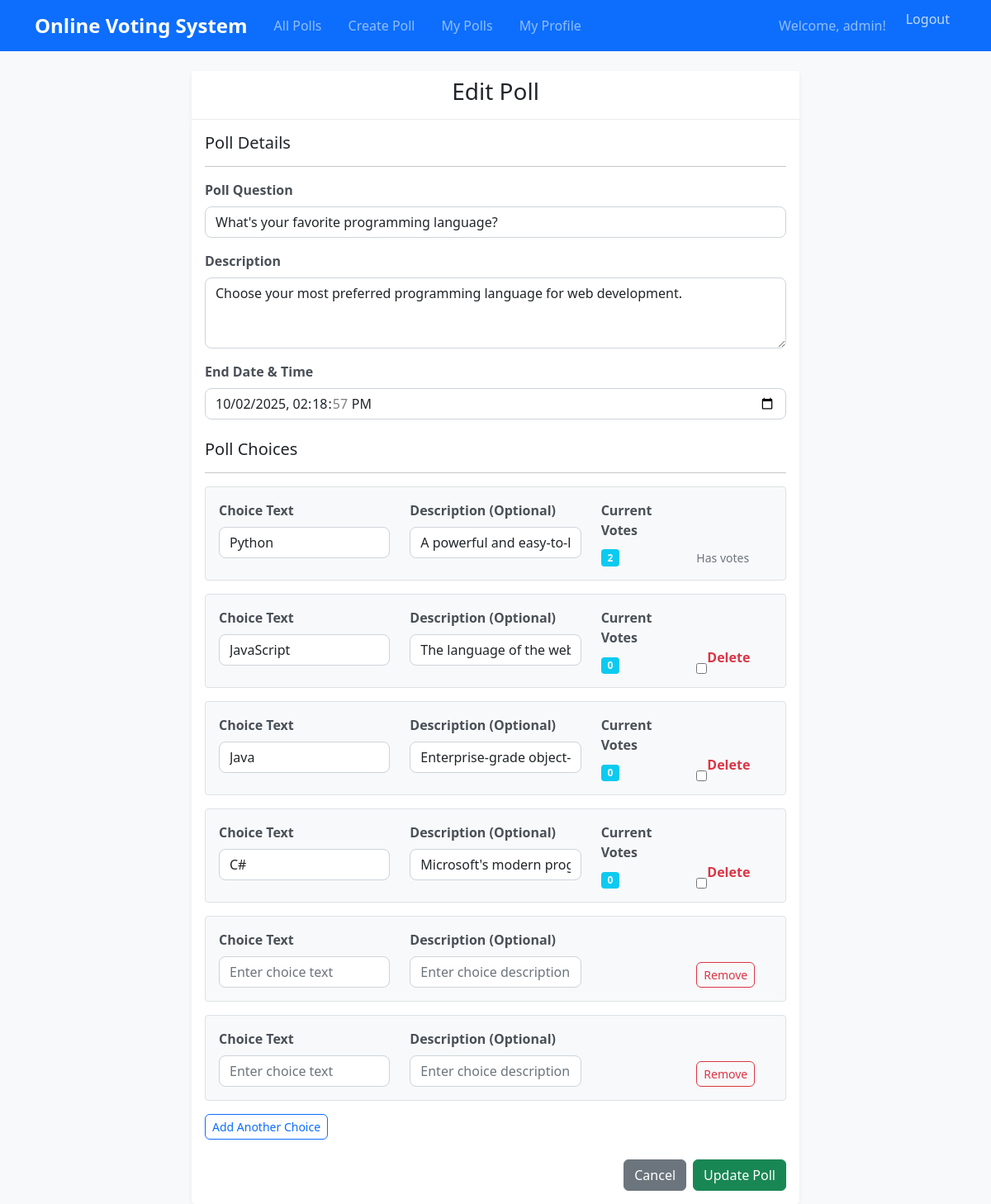
Screenshot of /polls/1/edit/ (signed in) with the database file from the repository.
### polls/models.py (models this page shows, shortened)
class Poll(models.Model):
    question = models.CharField(max_length=200)
    description = models.TextField(blank=True)
    created_date = models.DateTimeField(default=timezone.now)
    start_date = models.DateTimeField(default=timezone.now)
    end_date = models.DateTimeField()
    created_by = models.ForeignKey(User, on_delete=models.CASCADE)
    is_active = models.BooleanField(default=True)
    def is_voting_open(self):
        now = timezone.now()
        return self.start_date <= now <= self.end_date and self.is_active

class Choice(models.Model):
    poll = models.ForeignKey(Poll, on_delete=models.CASCADE, related_name='choices')
    choice_text = models.CharField(max_length=200)
    description = models.TextField(blank=True)
    def vote_count(self):
        return self.vote_set.count()

### polls/views.py (the view)
# urls.py: path('<int:poll_id>/edit/', views.edit_poll, name='edit_poll'),
@login_required
def edit_poll(request, poll_id):
    poll = get_object_or_404(Poll, pk=poll_id, created_by=request.user)
    if not poll.is_voting_open():
        messages.error(request, 'Cannot edit a closed poll.')
        return redirect('polls:my_polls')
    if request.method == 'POST':
        poll_form = PollCreationForm(request.POST, instance=poll)
        choice_formset = ChoiceFormSet(request.POST, queryset=poll.choices.all())
        if poll_form.is_valid() and choice_formset.is_valid():
            with transaction.atomic():
                poll = poll_form.save()
                valid_choices = 0
                for choice_form in choice_formset:
                    if choice_form.cleaned_data:
                        if choice_form.cleaned_data.get('DELETE', False):
                            if choice_form.instance.pk:
                                choice_form.instance.delete()
                        elif choice_form.cleaned_data.get('choice_text'):
                            choice = choice_form.save(commit=False)
                            choice.poll = poll
                            choice.save()
                            valid_choices += 1
                if valid_choices < 2:
                    messages.error(request, 'A poll must have at least 2 choices.')
                    return render(request, 'polls/edit_poll.html', {
                        'poll_form': poll_form,
                        'choice_formset': choice_formset,
                        'poll': poll,
                    })
                messages.success(request, 'Poll updated successfully!')
                return redirect('polls:detail', poll_id=poll.id)
    else:
        poll_form = PollCreationForm(instance=poll)
        choice_formset = ChoiceFormSet(queryset=poll.choices.all())
    return render(request, 'polls/edit_poll.html', {
        'poll_form': poll_form,
        'choice_formset': choice_formset,
        'poll': poll,
    })

### polls/forms.py (shortened to what this page needs)
class PollCreationForm(forms.ModelForm):
    class Meta:
        model = Poll
        fields = ['question', 'description', 'end_date']
        widgets = {
            'question': forms.TextInput(attrs={'class': 'form-control', 'placeholder': 'Enter your poll question', 'required': True}),
            'description': forms.Textarea(attrs={'class': 'form-control', 'rows': 3, 'placeholder': 'Enter poll description (optional)'}),
            'end_date': forms.DateTimeInput(attrs={'class': 'form-control', 'type': 'datetime-local', 'required': True}),
        }
    def __init__(self, *args, **kwargs):
        super().__init__(*args, **kwargs)
        if not self.instance.pk:
            default_end = timezone.now() + timedelta(days=7)
            self.fields['end_date'].initial = default_end.strftime('%Y-%m-%dT%H:%M')

### templates/polls/edit_poll.html (shortened to what this page needs)
{% extends 'base.html' %}
{% block content %}
<div class="row justify-content-center">
    <div class="col-md-8">
        <div class="card">
            <div class="card-header">
                <h3 class="text-center">Edit Poll</h3>
            </div>
            <div class="card-body">
                <form method="post" id="poll-form" class="needs-validation" novalidate>
                    <div class="mb-4">
                        <h5>Poll Details</h5>
                        <hr>
                        <div class="mb-3">
                            <label for="{{ poll_form.question.id_for_label }}" class="form-label">Poll Question</label>
                            {{ poll_form.question }}
                        </div>
                        <div class="mb-3">
                            <label for="{{ poll_form.description.id_for_label }}" class="form-label">Description</label>
                            {{ poll_form.description }}
                        </div>
                        <div class="mb-3">
                            <label for="{{ poll_form.end_date.id_for_label }}" class="form-label">End Date & Time</label>
                            {{ poll_form.end_date }}
                        </div>
                    </div>
                    <div class="mb-4">
                        <h5>Poll Choices</h5>
                        <hr>
                        <div id="choice-formset">
                            {% for form in choice_formset %}
                                <div class="choice-form mb-3 p-3 border rounded">
                                    <div class="row">
                                        <div class="col-md-4">
                                            <label class="form-label">Choice Text</label>
                                            {{ form.choice_text }}
                                        </div>
                                        <div class="col-md-4">
                                            <label class="form-label">Description (Optional)</label>
                                            {{ form.description }}
                                        </div>
                                        <div class="col-md-2">
                                            {% if form.instance.pk %}
                                                <label class="form-label">Current Votes</label>
                                                <div class="badge bg-info">{{ form.instance.vote_count }}</div>
                                            {% endif %}
                                        </div>
                                        <div class="col-md-2 d-flex align-items-end">
                                            {% if form.instance.pk and form.instance.vote_count == 0 %}
                                                {{ form.DELETE }}
                                                <label for="{{ form.DELETE.id_for_label }}" class="form-label text-danger">Delete</label>
                                            {% elif not form.instance.pk %}
                                                <button type="button" class="btn btn-outline-danger btn-sm remove-choice">Remove</button>
                                            {% else %}
                                                <small class="text-muted">Has votes</small>
                                            {% endif %}
                                        </div>
                                    </div>
                                </div>
                            {% endfor %}
                        </div>
                        <button type="button" id="add-choice" class="btn btn-outline-primary btn-sm">Add Another Choice</button>
                    </div>
                    <div class="d-grid gap-2 d-md-flex justify-content-md-end">
                        <a href="{% url 'polls:my_polls' %}" class="btn btn-secondary">Cancel</a>
                        <button type="submit" class="btn btn-success">Update Poll</button>
                    </div>
                </form>
            </div>
        </div>
    </div>
</div>
{% endblock %}

### templates/base.html (shortened to what this page needs)
<!DOCTYPE html>
<html lang="en">
<head>
    <link href="https://cdn.jsdelivr.net/npm/bootstrap@5.1.3/dist/css/bootstrap.min.css" rel="stylesheet">
    <link href="https://cdn.jsdelivr.net/npm/bootstrap-icons@1.7.2/font/bootstrap-icons.css" rel="stylesheet">
    {% load static %}
    <link href="{% static 'css/style.css' %}" rel="stylesheet">
</head>
<body>
    <nav class="navbar navbar-expand-lg navbar-dark bg-primary">
        <div class="container">
            <a class="navbar-brand" href="{% url 'polls:index' %}">Online Voting System</a>
            <div class="collapse navbar-collapse" id="navbarNav">
                <div class="navbar-nav me-auto">
                    {% if user.is_authenticated %}
                        <a class="nav-link" href="{% url 'polls:index' %}">All Polls</a>
                        <a class="nav-link" href="{% url 'polls:create_poll' %}">Create Poll</a>
                        <a class="nav-link" href="{% url 'polls:my_polls' %}">My Polls</a>
                        <a class="nav-link" href="{% url 'accounts:profile' %}">My Profile</a>
                    {% endif %}
                </div>
                <div class="navbar-nav ms-auto">
                    {% if user.is_authenticated %}
                        <span class="navbar-text me-3">Welcome, {{ user.first_name|default:user.username }}!</span>
                        <form method="post" action="{% url 'accounts:logout' %}" class="d-inline">
                            <button type="submit" class="nav-link btn btn-link p-0" style="border: none; background: none; color: rgba(255,255,255,.75); text-decoration: none; font-size: 1rem;">Logout</button>
                        </form>
                    {% else %}
                        <a class="nav-link" href="{% url 'accounts:login' %}">Login</a>
                        <a class="nav-link" href="{% url 'accounts:register' %}">Register</a>
                    {% endif %}
                </div>
            </div>
        </div>
    </nav>
    <div class="container mt-4">
        {% block content %}
        {% endblock %}
    </div>
</body>
</html>

### static/css/style.css (style rules this page uses)
body { font-family: 'Segoe UI', Tahoma, Geneva, Verdana, sans-serif; background-color: #f8f9fa; }
.navbar-brand { font-weight: bold; font-size: 1.5rem; }
.card { border: none; box-shadow: 0 0.125rem 0.25rem rgba(0, 0, 0, 0.075); transition: box-shadow 0.15s ease-in-out; }
.card-header { background-color: #fff; border-bottom: 1px solid #e9ecef; font-weight: 600; }
.btn { border-radius: 0.375rem; font-weight: 500; transition: all 0.2s ease-in-out; }
.btn-success { background-color: #198754; border-color: #198754; }
.form-control { border-radius: 0.5rem; border: 1px solid #ced4da; transition: border-color 0.15s ease-in-out, box-shadow 0.15s ease-in-out; }
.form-label { font-weight: 600; color: #495057; margin-bottom: 0.5rem; }
.badge { font-size: 0.75em; font-weight: 600; }
.navbar-nav .nav-link { margin: 0 0.5rem; border-radius: 0.375rem; transition: all 0.2s ease-in-out; }
.choice-form { background-color: #f8f9fa; border-left: 4px solid #0d6efd; }

### rows the page displays
Poll: question "What's your favorite programming language?", description "Choose your most preferred programming language for web development.", end_date "10/02/2025 14:18:57"
Choice: instance.vote_count "2"
Choice: instance.vote_count "0"
Choice: instance.vote_count "0"
Choice: instance.vote_count "0"

### other values shown
{{ user.first_name|default:user.username }} "admin"
